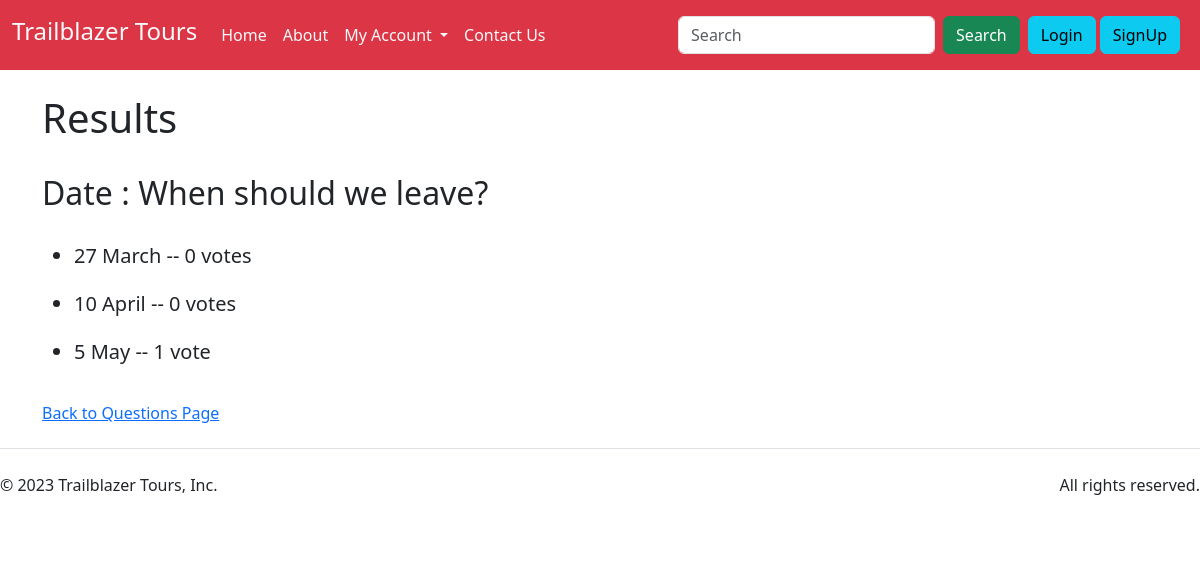
The page /tour/polls/57/results/ on the database its author committed.
### polls/models.py (models this page shows, shortened)
class Question(models.Model):
    trip = models.ForeignKey(Tour, on_delete=models.CASCADE)
    question_text = models.CharField(max_length=200)
    ques_type = models.CharField(max_length=100,default="Other")

class Choice(models.Model):
    question = models.ForeignKey(Question, on_delete=models.CASCADE)
    new_id = models.CharField(max_length= 50, default="")
    choice_text = models.CharField(max_length=200)
    votes = models.IntegerField(default=0)

### polls/views.py (the view)
# urls.py: path('<int:question_id>/results/',
def results(request, question_id):
    question = get_object_or_404(Question, pk=question_id)
    return render(request, 'polls/results.html', {'question': question})

### polls/templates/polls/results.html (shortened to what this page needs)
{% extends 'base.html' %}
{% block body %}
<div class="container my-4">
    <h1>Results</h1><br>
    <h2>{{question.ques_type}} : {{ question.question_text }}</h2><br>
    <h5>
        <ul>
            {% for choice in question.choice_set.all %}
            <li>{{ choice.choice_text }} -- {{ choice.votes }} vote{{ choice.votes|pluralize }}</li><br>
            {% endfor %}
        </ul>
    </h5>
    <a href="{% url 'polls:showQues' %}">
        <h6>Back to Questions Page</h6>
    </a>
</div>
{% endblock body %}

### rows shown on the page
Question: ques_type "Date", question_text "When should we leave?"
Choice: choice_text "27 March", votes "0"
Choice: choice_text "10 April", votes "0"
Choice: choice_text "5 May", votes "1"
